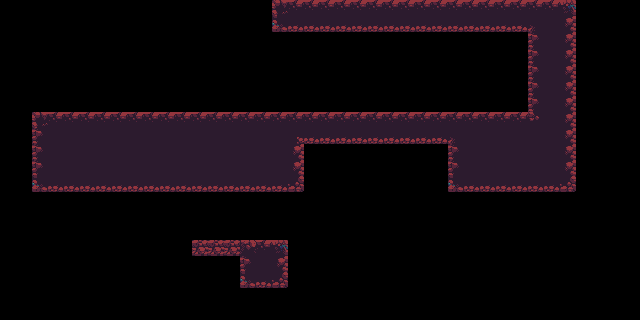

This game map was drawn from its Tiled (.tmx) file and the tilesets committed beside it. A one-line description and the full map source follow:
An orthogonal 40x20 tile map with 16x16 px tiles, 1 tile layer (Capa de patrones 1), 3 tilesets.

<map version="1.5" tiledversion="1.7.2" orientation="orthogonal" renderorder="right-down" width="40" height="20" tilewidth="16" tileheight="16" infinite="0" nextlayerid="2" nextobjectid="1">
 <editorsettings>
  <export target="level2.csv" format="csv" />
 </editorsettings>
 <tileset firstgid="1" name="blocks" tilewidth="32" tileheight="32" spacing="1" margin="1" tilecount="6" columns="6">
  <image source="../images/blocks.png" trans="000000" width="204" height="34" />
 </tileset>
 <tileset firstgid="7" name="player" tilewidth="36" tileheight="42" tilecount="22" columns="22">
  <image source="../images/player.png" trans="000000" width="792" height="42" />
 </tileset>
 <tileset firstgid="29" name="land2" tilewidth="16" tileheight="16" tilecount="16" columns="4">
  <image source="../images/land2.png" trans="000000" width="64" height="64" />
 </tileset>
 <layer id="1" name="Capa de patrones 1" width="40" height="20">
  <data encoding="csv">
0,0,0,0,0,0,0,0,0,0,0,0,0,0,0,0,0,32,39,39,39,39,39,39,39,39,39,39,39,39,39,39,39,39,39,34,0,0,0,0,
0,0,0,0,0,0,0,0,0,0,0,0,0,0,0,0,0,43,30,30,30,30,30,30,30,30,30,30,30,30,30,30,30,31,38,36,0,0,0,0,
0,0,0,0,0,0,0,0,0,0,0,0,0,0,0,0,0,0,0,0,0,0,0,0,0,0,0,0,0,0,0,0,0,37,38,36,0,0,0,0,
0,0,0,0,0,0,0,0,0,0,0,0,0,0,0,0,0,0,0,0,0,0,0,0,0,0,0,0,0,0,0,0,0,37,38,36,0,0,0,0,
0,0,0,0,0,0,0,0,0,0,0,0,0,0,0,0,0,0,0,0,0,0,0,0,0,0,0,0,0,0,0,0,0,37,38,36,0,0,0,0,
0,0,0,0,0,0,0,0,0,0,0,0,0,0,0,0,0,0,0,0,0,0,0,0,0,0,0,0,0,0,0,0,0,37,38,36,0,0,0,0,
0,0,0,0,0,0,0,0,0,0,0,0,0,0,0,0,0,0,0,0,0,0,0,0,0,0,0,0,0,0,0,0,0,37,38,36,0,0,0,0,
0,0,32,39,39,39,39,39,39,39,39,39,39,39,39,39,39,39,39,39,39,39,39,39,39,39,39,39,39,39,39,39,39,42,38,36,0,0,0,0,
0,0,37,38,38,38,38,38,38,38,38,38,38,38,38,38,38,38,29,30,30,30,30,30,30,30,30,30,31,38,38,38,38,38,38,36,0,0,0,0,
0,0,37,38,38,38,38,38,38,38,38,38,38,38,38,38,38,38,36,0,0,0,0,0,0,0,0,0,37,38,38,38,38,38,38,36,0,0,0,0,
0,0,37,38,38,38,38,38,38,38,38,38,38,38,38,38,38,38,36,0,0,0,0,0,0,0,0,0,37,38,38,38,38,38,38,36,0,0,0,0,
0,0,43,30,30,30,30,30,30,30,30,30,30,30,30,30,30,30,44,0,0,0,0,0,0,0,0,0,43,30,30,30,30,30,30,44,0,0,0,0,
0,0,0,0,0,0,0,0,0,0,0,0,0,0,0,0,0,0,0,0,0,0,0,0,0,0,0,0,0,0,0,0,0,0,0,0,0,0,0,0,
0,0,0,0,0,0,0,0,0,0,0,0,0,0,0,0,0,0,0,0,0,0,0,0,0,0,0,0,0,0,0,0,0,0,0,0,0,0,0,0,
0,0,0,0,0,0,0,0,0,0,0,0,0,0,0,0,0,0,0,0,0,0,0,0,0,0,0,0,0,0,0,0,0,0,0,0,0,0,0,0,
0,0,0,0,0,0,0,0,0,0,0,0,35,35,35,33,39,34,0,0,0,0,0,0,0,0,0,0,0,0,0,0,0,0,0,0,0,0,0,0,
0,0,0,0,0,0,0,0,0,0,0,0,0,0,0,37,38,36,0,0,0,0,0,0,0,0,0,0,0,0,0,0,0,0,0,0,0,0,0,0,
0,0,0,0,0,0,0,0,0,0,0,0,0,0,0,43,30,44,0,0,0,0,0,0,0,0,0,0,0,0,0,0,0,0,0,0,0,0,0,0,
0,0,0,0,0,0,0,0,0,0,0,0,0,0,0,0,0,0,0,0,0,0,0,0,0,0,0,0,0,0,0,0,0,0,0,0,0,0,0,0,
0,0,0,0,0,0,0,0,0,0,0,0,0,0,0,0,0,0,0,0,0,0,0,0,0,0,0,0,0,0,0,0,0,0,0,0,0,0,0,0
</data>
 </layer>
</map>
